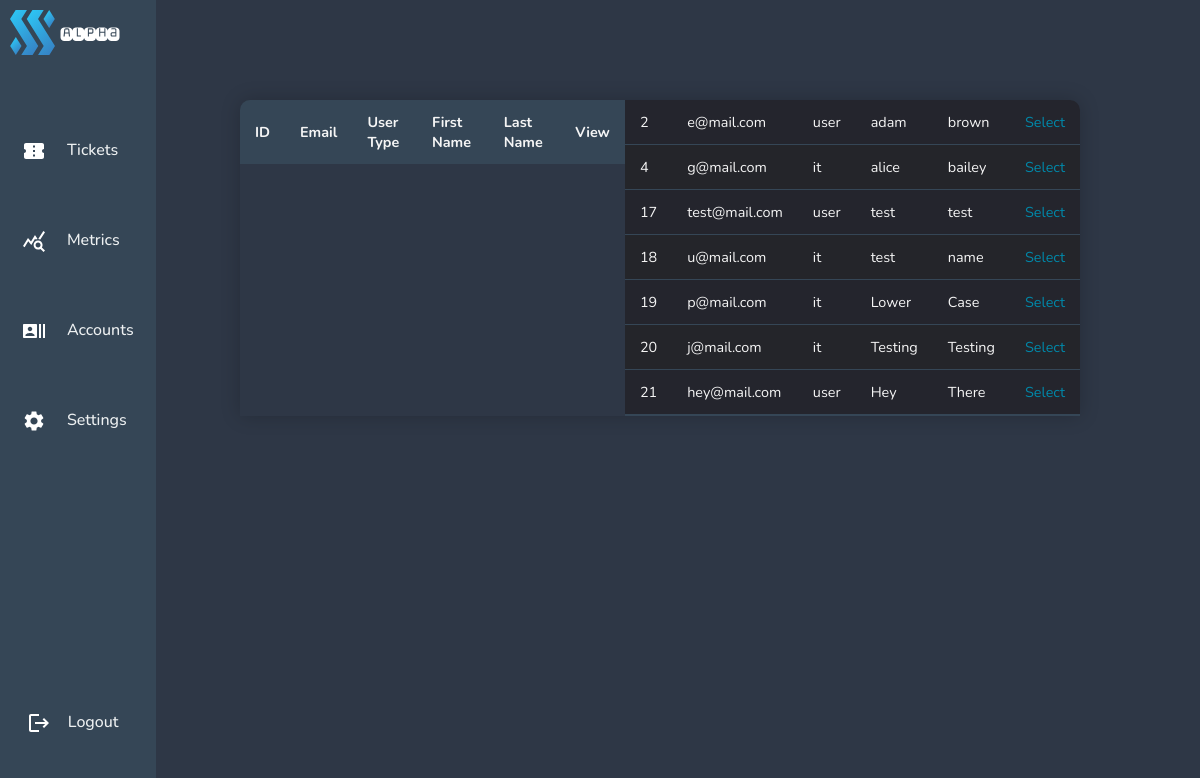
Page /pages/view-users.php on the committed database.
### tables this page shows
CREATE TABLE "Users" (
	"id"	INTEGER UNIQUE,
	"Email"	TEXT,
	"password"	TEXT,
	"User"	TEXT,
	"fname"	TEXT,
	"lname"	TEXT,
	PRIMARY KEY("id" AUTOINCREMENT)
);

### pages/view-users.php (the view, shortened to what this page needs)
    <?php include'../navigation/admindashnavbar.php';
    require ('../config/dbcon.php'); ?>
    <link rel="stylesheet" href="../navigation/admindashnavbar.css">
    <link rel="stylesheet" href="../css/admintickettableOG.css">
</head>
<body bgcolor="#2E3746">
<div class="full-screen-container">
    <?php
    $query = "SELECT * FROM Users";
    $statement = $conn->prepare($query);
    $statement->execute();
    $statement->setFetchMode(PDO::FETCH_OBJ);
    $result = $statement->fetchAll();
    ?>
    <table class="ticket-table">
        <thead>
        <tr>
            <th>ID</th>
            <th>Email</th>
            <th>User Type</th>
            <th>First Name</th>
            <th>Last Name</th>
            <th>View</th>
        </tr>
        </thead>
        <?php foreach($result as $data) { ?>
            <tr>
                <td><?= $data->id; ?> </td>
                <td><?= $data->Email; ?> </td>
                <td><?= $data->User; ?> </td>
                <td><?= $data->fname; ?> </td>
                <td><?= $data->lname ?> </td>
                <td>
                    <a href="../pages/edit-user.php?id=<?= $data->id; ?>" class="selectbutton">Select</a>
                </td>
            </tr>
            <?php
        }
        ?>
    </table>
</div>
</body>
</html>

### navigation/admindashnavbar.css (style rules this page uses)
* { box-sizing: border-box; margin: 0; padding: 0; }

### css/admintickettableOG.css (style rules this page uses)
* { box-sizing: border-box; font-family: "Nunito", sans-serif; }
.ticket-table { display: flex; table-layout: fixed; margin-top: 100px; margin-left: 20%; margin-right: auto; margin-bottom: 0px; font-size: 0.9em; min-width: 70%; max-width: 70%; border-collapse: collapse; border-radius: 10px 10px 0 0; box-shadow: 0 0 20px rgba(0, 0 ,0, 0.20); overflow: hidden; }
.ticket-table thead tr { background-color: #354656; color: whitesmoke; text-align: left; font-weight: bold; }
.ticket-table th, .ticket-table td { max-width:180px; word-wrap:break-word; padding: 12px 15px; }
.ticket-table tbody tr { border-bottom: 1px solid #354656; color: whitesmoke; }
.ticket-table tbody tr:nth-of-type(even) { background-color: #24252a; }
.ticket-table tbody tr:nth-of-type(odd) { background-color: #24252d; }
.ticket-table tbody tr:last-of-type { border-bottom: 2px solid #354656; }
.ticket-table a { text-decoration : none; color: #0088a9; transition: color 0.3s ease 0s; }

### rows in the picture
users: id "2", Email "e@mail.com", User "user", fname "adam", lname "brown"
users: id "4", Email "g@mail.com", User "it", fname "alice", lname "bailey"
users: id "17", Email "test@mail.com", User "user", fname "test", lname "test"
users: id "18", Email "u@mail.com", User "it", fname "test", lname "name"
users: id "19", Email "p@mail.com", User "it", fname "Lower", lname "Case"
users: id "20", Email "j@mail.com", User "it", fname "Testing", lname "Testing"
users: id "21", Email "hey@mail.com", User "user", fname "Hey", lname "There"
